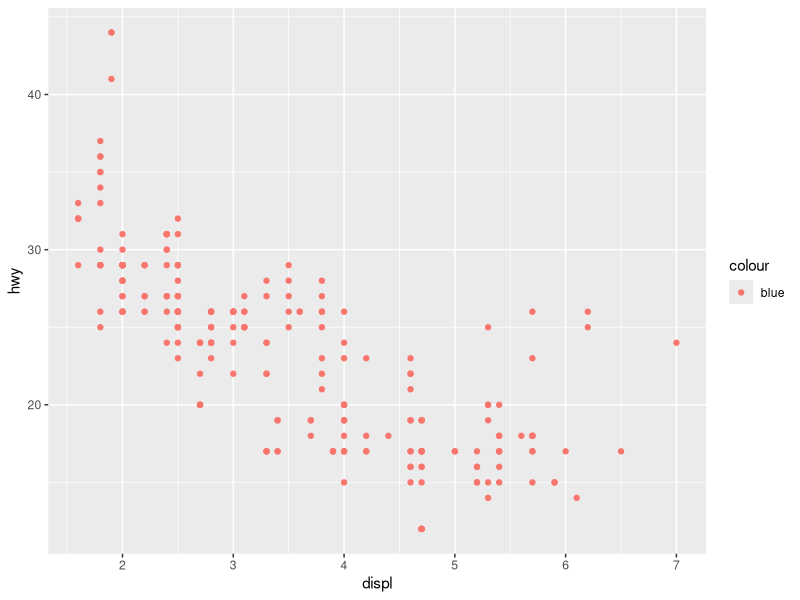
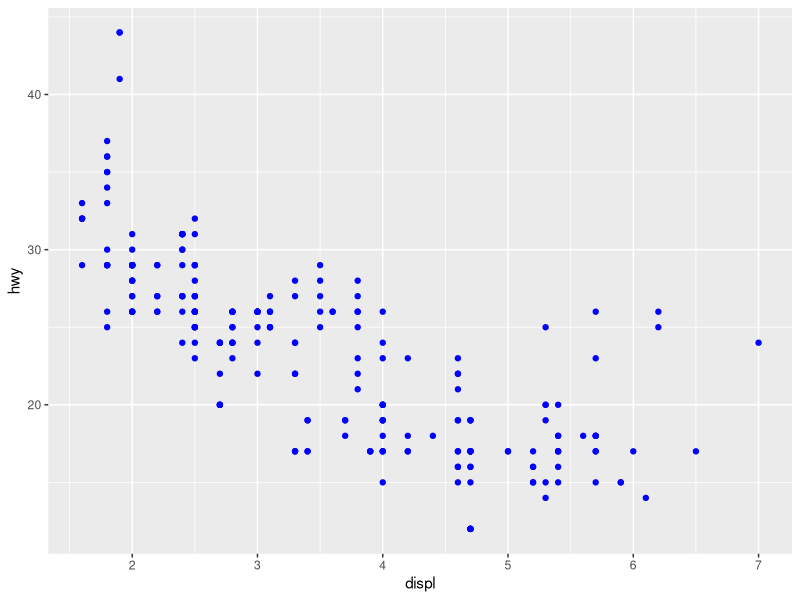
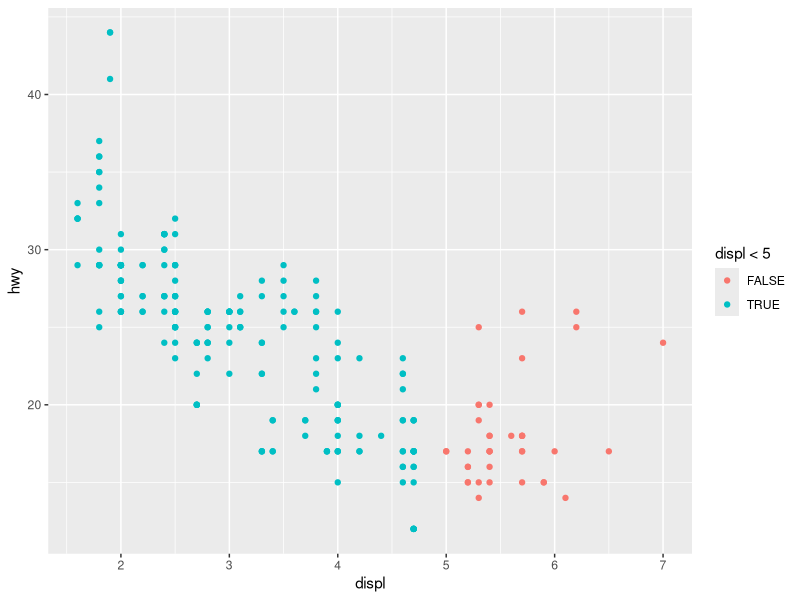
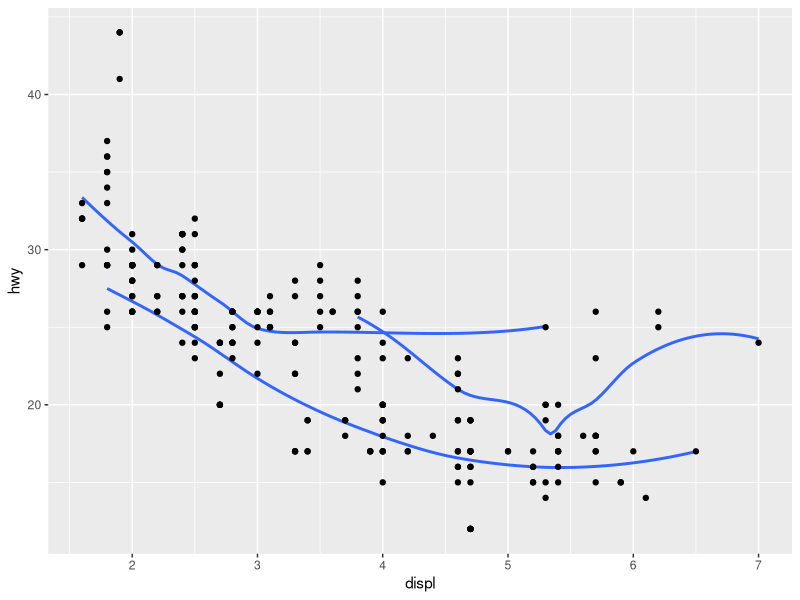
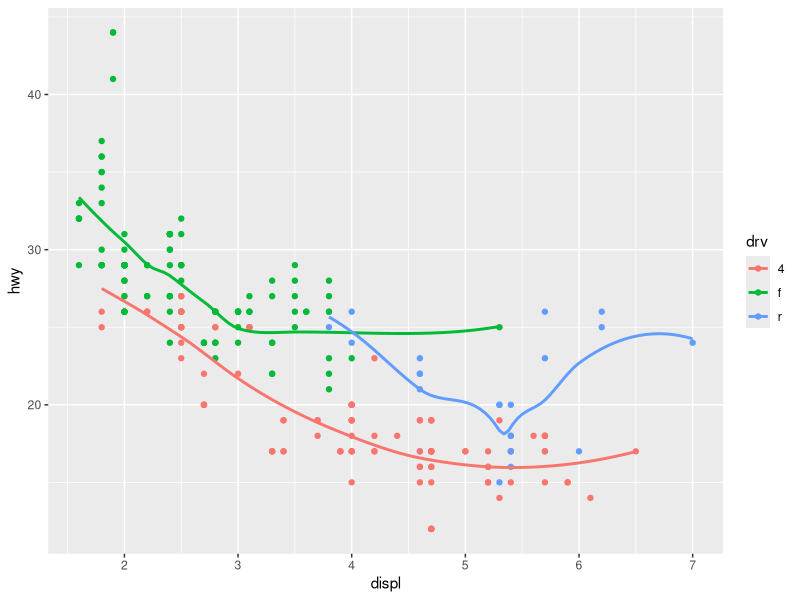
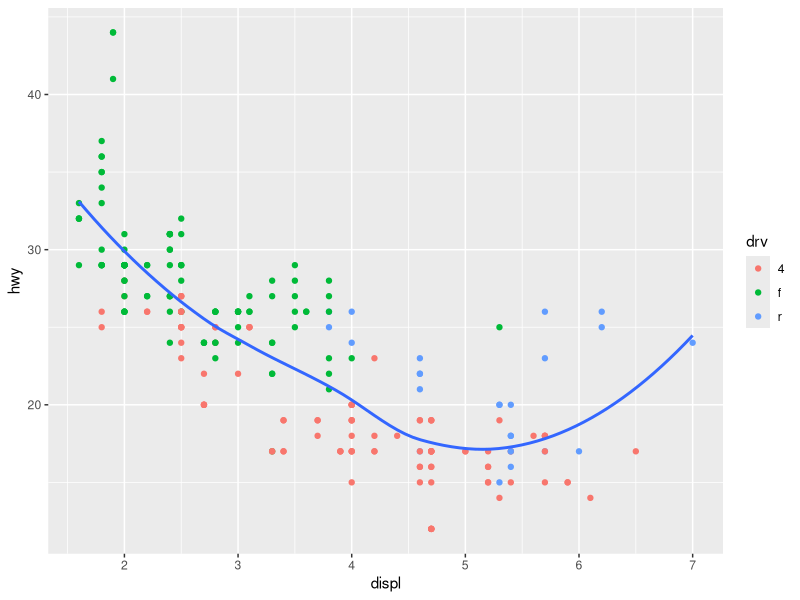
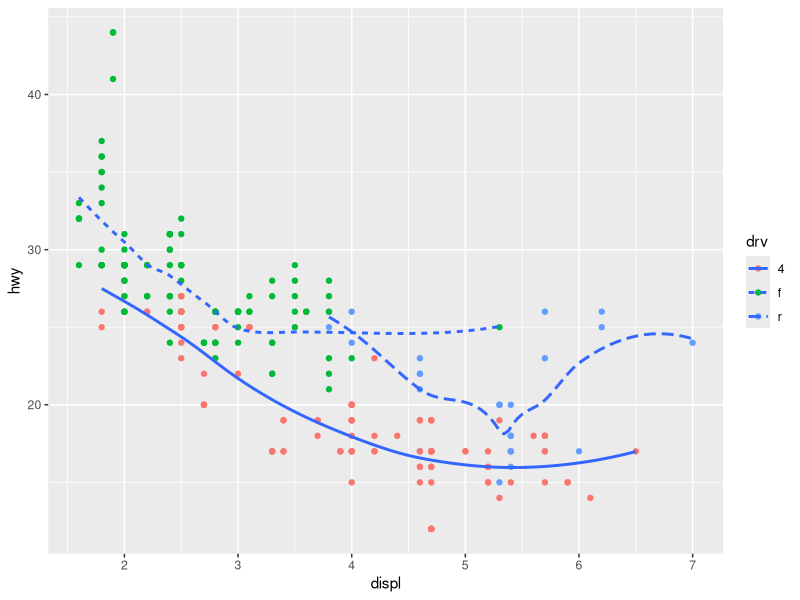
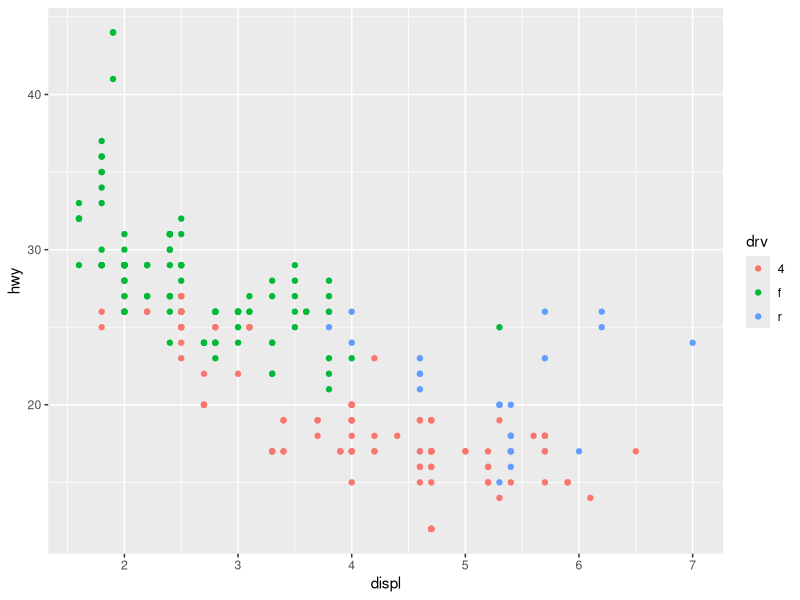

The R source for these figures, in order:
## ---- chunk 1
#install the tidyverse package first if you have not done it yet.
#install.packages("tidyverse") # you can comment out this line after you have installed `tidyverse`

library(tidyverse) # for the `ggplot2` package
## ---- chunk 2
?mpg
dim(mpg)  # dimension of the table
names(mpg)  # list the variables in mpg
str(mpg)  # list the structures in mpg
glimpse(mpg) # get a glimpse of the mpg data
## ---- chunk 3
ggplot(data = mpg) + 
  geom_point(mapping = aes(x = displ, y = hwy, colour = "blue"))
## ---- chunk 4
# Enter your code here
ggplot(data = mpg) +
  geom_point(mapping = aes(x = displ, y = hwy), colour = "blue") #expression was stated out of aes()
## ---- chunk 5
# Enter your code here
ggplot(mpg, aes(x = displ, y = hwy, color = displ < 5))+  # the color variable acts like a piecewise function; organizes the data into different colors
  geom_point()
## ---- chunk 6
ggplot(mpg, aes(x = displ, y = hwy)) +  #scatterplot
  geom_smooth(mapping = aes(group = drv), se = FALSE) +  # helps plot the curves/lines
  geom_point()
## ---- chunk 7
ggplot(mpg, aes(x=displ, y= hwy, colour = drv)) +  #color is respective to drivetrain 
  geom_point()+
  geom_smooth(se = FALSE)  # the curves 
## ---- chunk 8
ggplot(mpg, aes(x = displ, y = hwy)) +
  geom_point(aes(colour = drv)) +
  geom_smooth(se = FALSE)

## ---- chunk 9
ggplot(mpg, aes(x = displ, y = hwy)) +
  geom_point(aes(colour = drv)) +
  geom_smooth(aes(linetype = drv), se = FALSE) #curves/lines are respective to the drv
## ---- chunk 10
ggplot(mpg, aes(x = displ, y = hwy, colour = drv)) + 
         geom_point()
## ---- chunk 11
ggplot(data = mpg) + 
  geom_point(mapping = aes(x = displ, y = hwy)) +
  facet_wrap(~class, nrow = 3) # hint
## ---- chunk 12
#install.packages("gridExtra") # you only need to install it once
library(gridExtra)
gg <- ggplot(data = mpg,
             mapping = aes(x = drv, fill = class)) #following lab3 sample, data needs to be changed
plot1 <- gg + geom_bar(position="stack")
plot2 <- gg + geom_bar(position="identity")
plot3 <- gg + geom_bar(position="fill")
plot4 <- gg + geom_bar(position="dodge")
grid.arrange(plot1, plot2, plot3, plot4, ncol=2)  ## must use categorical values
## ---- chunk 13
library(datasets)
?quakes 
## ---- chunk 14
class(quakes)
head(quakes, n=5) # print first 5 rows of quakes
dim(quakes)  # dimension of the table
names(quakes)  # list the variables in quakes
str(quakes)  # list the structures in quakes
glimpse(quakes) # get a glimpse of the quakes data
## ---- chunk 15
p1 <- ggplot(data = quakes, aes(x=quakes$mag)) + 
    geom_histogram(aes(y=..density..),      # Histogram with density instead of count on y-axis
                   binwidth=0.2,
                   colour="black", fill="white") +
    geom_density(color = "red") +  # Overlay with transparent density plot 
    ggtitle("Histogram") # ggtitle function will label the graphs
p2 <- ggplot(data = quakes) + geom_boxplot(aes(x = " ", y = mag), color = "blue", fill = "red") + coord_flip() + ggtitle("boxplot")

p3 <- ggplot(quakes, aes(quakes$mag)) + stat_ecdf(geom = "step", pad = FALSE) + ggtitle("Empirical CDF")

p4 <- ggplot(quakes, aes(sample = quakes$mag)) +
  stat_qq() +
  stat_qq_line(colour="#000099", lwd = 2) +
  ggtitle("Q-Q Plot") #blue thick line 

grid.arrange(p1,p2,p3,p4, ncol = 2)
## ---- chunk 16
z <- quakes$mag
q1 <- summary(z)[2] #get the second element of the summary list
q3 <- summary(z)[5]
iqr <- q3-q1
lwr <- q1 - 1.5*iqr #lowerbound
upr <- q3 + 1.5*iqr #upperbound
outlierI <- which(z > upr) # Check outlier index
## [1]   15   17  152  558  753  870 1000
ggplot(quakes, aes(x = quakes$long, y = quakes$lat)) +
          geom_point(mapping = aes(size = quakes$mag, colour = quakes$depth)) +
plot(quakes$long[outlierI],quakes$lat[outlierI], pch=15, col="red") #the outlier that we identified in part b


